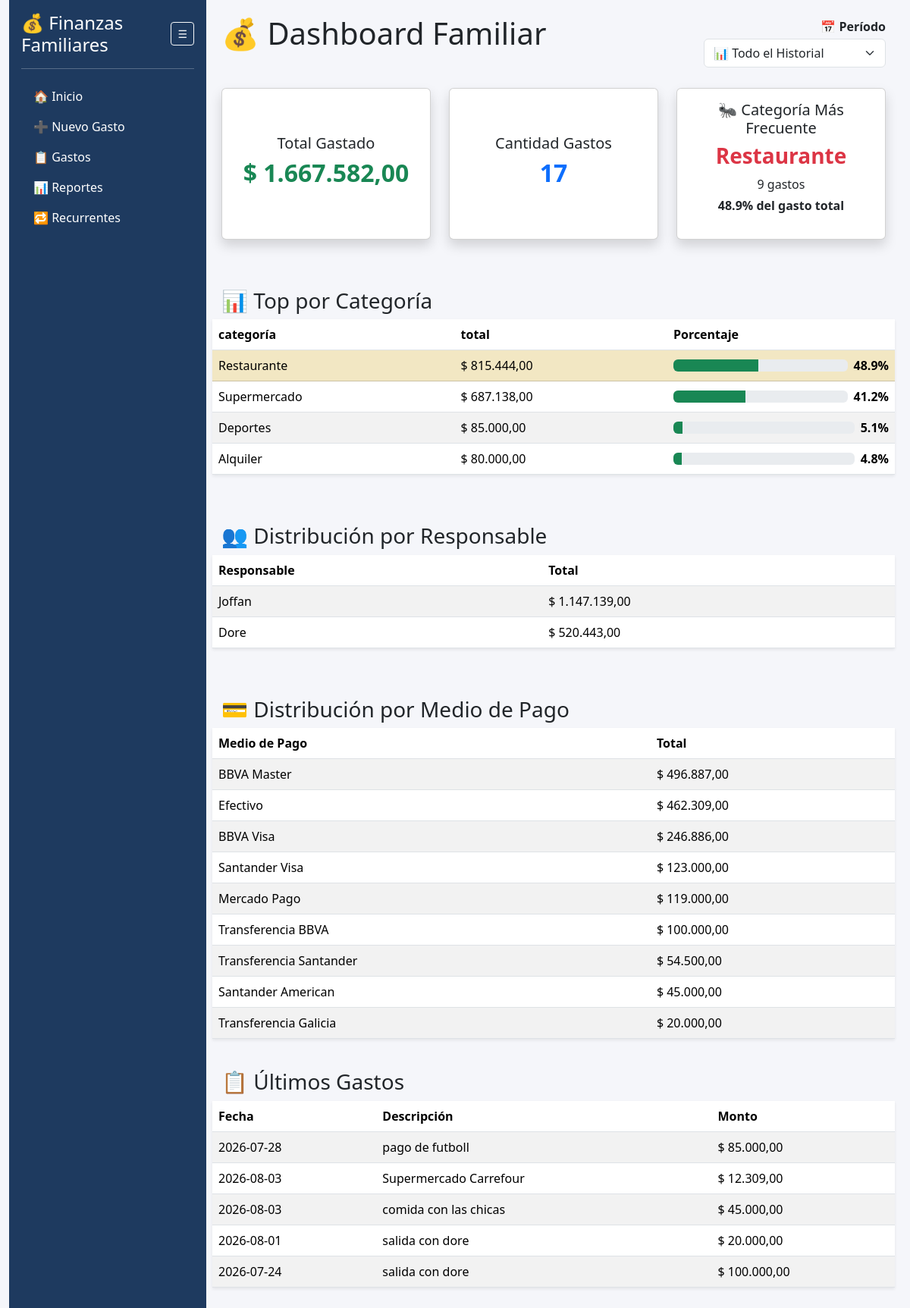
The page / on the database its author committed.
### app.py (models this page shows)
class Gasto(db.Model):
    id = db.Column(db.Integer, primary_key=True)
    fecha = db.Column(db.String(20))
    descripcion = db.Column(db.String(200))
    monto = db.Column(db.Float)
    categoria = db.Column(db.String(50))
    responsable = db.Column(db.String(50))
    medio_pago = db.Column(db.String(50))
    gasto_recurrente_id = db.Column(db.Integer, db.ForeignKey('gasto_recurrente.id'), nullable=True)

### app.py (the view)
@app.route("/")
def home():
    mes_seleccionado = request.args.get(
        "mes",
        "todos"
    )
    if mes_seleccionado == "todos":
        gastos_query = Gasto.query
    else:
        gastos_query = Gasto.query.filter(
            Gasto.fecha.startswith(
                mes_seleccionado
            )
        )
    total_gastado = sum(
        gasto.monto
        for gasto in gastos_query.all()
    )
    if total_gastado is None:
        total_gastado = 0
    cantidad_gastos = gastos_query.count()
    ultimos_gastos = gastos_query.order_by(
        Gasto.id.desc()
    ).limit(5).all()
    gastos_categoria = gastos_query.with_entities(
        Gasto.categoria,
    func.sum(Gasto.monto)
    ).group_by(
        Gasto.categoria
    ).order_by(
        func.sum(Gasto.monto).desc()
    ).all()
    gastos_categoria_pct = []
    for categoria, total in gastos_categoria:
        porcentaje = 0
        if total_gastado > 0:
            porcentaje = round((total / total_gastado) * 100, 1)
        gastos_categoria_pct.append(
            {
                "categoria": categoria,
                "total": total,
                "porcentaje": porcentaje
            }
        )
    gastos_responsable = gastos_query.with_entities(
        Gasto.responsable,
        func.sum(Gasto.monto)
    ).group_by(
        Gasto.responsable
    ).order_by(
        func.sum(Gasto.monto).desc()
    ).all()
    gastos_medio_pago = gastos_query.with_entities(
        Gasto.medio_pago,
        func.sum(Gasto.monto)
    ).group_by(
        Gasto.medio_pago
    ).order_by(
        func.sum(Gasto.monto).desc()
    ).all()
    promedio_gasto = 0
    if cantidad_gastos > 0:
        promedio_gasto = total_gastado / cantidad_gastos
    categoria_mas_frecuente = None
    if gastos_categoria_pct:
        categoria_nombre = gastos_categoria_pct[0]["categoria"]
        cantidad_movimientos = gastos_query.filter(
            Gasto.categoria == categoria_nombre
        ).count()
        categoria_mas_frecuente = {
            "categoria": categoria_nombre,
            "cantidad": cantidad_movimientos,
            "porcentaje": gastos_categoria_pct[0]["porcentaje"]
        }
    meses_disponibles = sorted(
        list(
            set(
                gasto.fecha[:7]
                for gasto in Gasto.query.all()
            )
        ),
        reverse=True
    )
    return render_template(
        "home.html",
        total_gastado=total_gastado,
        cantidad_gastos=cantidad_gastos,
        ultimos_gastos=ultimos_gastos,
        gastos_categoria=gastos_categoria,
        gastos_categoria_pct=gastos_categoria_pct,
        gastos_responsable=gastos_responsable,
        gastos_medio_pago=gastos_medio_pago,
        categoria_mas_frecuente=categoria_mas_frecuente,
        meses_disponibles=meses_disponibles,
        mes_seleccionado=mes_seleccionado,
    )

### app.py (called while the page is built)
@app.template_filter('moneda')
def moneda(valor):
    if valor is None:
        return "0,00"
    return f"{valor:,.2f}".replace(",", "X").replace(".", ",").replace("X", ".")

### templates/home.html (shortened to what this page needs)
{% extends "base.html" %}
{% block contenido %}
<div class="d-flex justify-content-between align-items-center mb-4">
    <h1 class="mb-4">
        💰 Dashboard Familiar
    </h1>
    <form method="get">
        <div class="text-end">
            <label class="fw-bold mb-1">
                    📅 Período
            </label>
        </div>
        <select
            class="form-select"
            name="mes"
            onchange="this.form.submit()"
            style="width: 240px;">
            <option
                value="todos"
                {% if mes_seleccionado == 'todos' %}
                selected
                {% endif %}
            >
                📊 Todo el Historial
            </option>
            {% set nombres_meses = {
                '01':'Enero',
                '02':'Febrero',
                '03':'Marzo',
                '04':'Abril',
                '05':'Mayo',
                '06':'Junio',
                '07':'Julio',
                '08':'Agosto',
                '09':'Septiembre',
                '10':'Octubre',
                '11':'Noviembre',
                '12':'Diciembre'
            } %}
        </select>
    </form>
</div>
<div class="row">
    <div class="col-md-4 mb-3">
        <div class="card shadow h-100">
            <div class="card-body d-flex flex-column justify-content-center text-center">
                <h5>Total Gastado</h5>
                <h2 class="text-success fw-bold">
                    $ {{ total_gastado | moneda }}
                </h2>
            </div>
        </div>
    </div>
    <div class="col-md-4 mb-3">
        <div class="card shadow h-100">
            <div class="card-body d-flex flex-column justify-content-center text-center">
                <h5>Cantidad Gastos</h5>
                <h2 class="text-primary fw-bold">
                    {{ cantidad_gastos }}
                </h2>
            </div>
        </div>
    </div>
    <div class="col-md-4 mb-3">
        <div class="card shadow h-100">
            <div class="card-body d-flex flex-column justify-content-center text-center">
                <h5>🐜 Categoría Más Frecuente</h5>
                {% if categoria_mas_frecuente %}
                    <h3 class="text-danger fw-bold">
                        {{ categoria_mas_frecuente.categoria }}
                    </h3>
                    <p class="mb-1">
                        {{ categoria_mas_frecuente.cantidad }} gastos
                    </p>
                    <p class="fw-bold">
                        {{ categoria_mas_frecuente.porcentaje }}% del gasto total
                    </p>
                {% else %}
                    <h3>Sin datos</h3>
                {% endif %}
            </div>
        </div>
    </div>
<h3 class="mt-5">📊 Top por Categoría</h3>
<table class="table table-striped table-hover shadow-sm">
    <thead>
        <tr>
            <th>categoría</th>
            <th>total</th>
            <th>Porcentaje</th>
        </tr>
    </thead>
    <tbody>
        {% for item in gastos_categoria_pct %}
        <tr {% if loop.first %}class="table-warning"{% endif %}>
            <td>{{ item.categoria }}</td>
            <td>
                $ {{ item.total | moneda }}
            </td>
            <td style="width: 300px;">
                <div class="d-flex align-items-center">
                    <div class="progress flex-grow-1 me-2">
                        <div
                            class="progress-bar bg-success"
                            role="progressbar"
                            style="width: {{ item.porcentaje }}%;">
                        </div>
                    </div>
                    <strong>
                        {{ item.porcentaje }}%
                    </strong>
                </div>
            </td>
        </tr>
        {% endfor %}
    </tbody>
</table>
<h3 class="mt-5">👥 Distribución por Responsable</h3>
<table class="table table-striped table-hover shadow-sm">
    <thead>
        <tr>
            <th>Responsable</th>
            <th>Total</th>
        </tr>
    </thead>
    <tbody>
        {% for responsable, total in gastos_responsable %}
        <tr>
            <td>{{ responsable }}</td>
            <td>$ {{ total | moneda }}</td>
        </tr>
        {% endfor %}
    </tbody>
</table>
<h3 class="mt-5">💳 Distribución por Medio de Pago</h3>
<table class="table table-striped table-hover shadow-sm">
    <thead>
        <tr>
            <th>Medio de Pago</th>
            <th>Total</th>
        </tr>
    </thead>
    <tbody>
        {% for medio_pago, total in gastos_medio_pago %}
        <tr>
            <td>{{ medio_pago }}</td>
            <td>$ {{ total | moneda }}</td>
        </tr>
        {% endfor %}
    </tbody>
</table>
<h3 class="mt-4">
    📋 Últimos Gastos
</h3>
<table class="table table-striped table-hover shadow-sm">
    <thead>
        <tr>
            <th>Fecha</th>
            <th>Descripción</th>
            <th>Monto</th>
        </tr>
    </thead>
    <tbody>
        {% for gasto in ultimos_gastos %}
        <tr>
            <td>{{ gasto.fecha }}</td>
            <td>{{ gasto.descripcion }}</td>
            <td>$ {{ gasto.monto | moneda }}</td>
        </tr>
        {% endfor %}
    </tbody>
</table>
{% endblock %}

### templates/base.html (style rules this page uses)
body { background-color:#f5f6fa; }

### rows shown on the page
Gasto: fecha "2026-07-28", descripcion "pago de futboll", monto|moneda "85.000,00"
Gasto: fecha "2026-08-03", descripcion "Supermercado Carrefour", monto|moneda "12.309,00"
Gasto: fecha "2026-08-03", descripcion "comida con las chicas", monto|moneda "45.000,00"
Gasto: fecha "2026-08-01", descripcion "salida con dore", monto|moneda "20.000,00"
Gasto: fecha "2026-07-24", descripcion "salida con dore", monto|moneda "100.000,00"

### other values the page prints
{{ total_gastado | moneda }} "1.667.582,00"
{{ cantidad_gastos }} "17"
{{ categoria_mas_frecuente.categoria }} "Restaurante"
{{ categoria_mas_frecuente.cantidad }} "9"
{{ categoria_mas_frecuente.porcentaje }} "48.9"
{{ item.categoria }} "Restaurante" "Supermercado" "Deportes" "Alquiler"
{{ item.total | moneda }} "815.444,00" "687.138,00" "85.000,00" "80.000,00"
{{ item.porcentaje }} "48.9" "41.2" "5.1" "4.8"
{{ responsable }} "Joffan" "Dore"
{{ total | moneda }} "1.147.139,00" "520.443,00"
{{ medio_pago }} "BBVA Master" "Efectivo" "BBVA Visa" "Santander Visa" "Mercado Pago" "Transferencia BBVA" "Transferencia Santander" "Santander American" "Transferencia Galicia"
{{ total | moneda }} "496.887,00" "462.309,00" "246.886,00" "123.000,00" "119.000,00" "100.000,00" "54.500,00" "45.000,00" "20.000,00"
